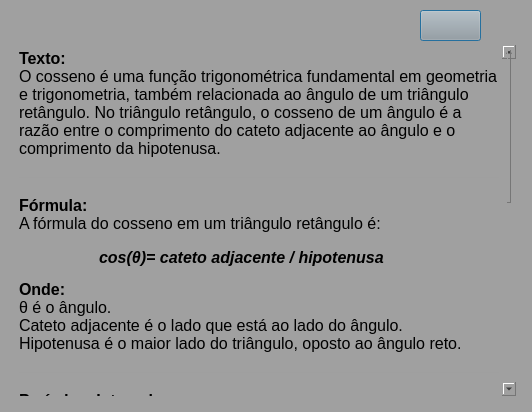
<?xml version="1.0" encoding="UTF-8"?>
<ui version="4.0">
 <class>Dialog</class>
 <widget class="QDialog" name="Dialog">
  <property name="geometry">
   <rect>
    <x>0</x>
    <y>0</y>
    <width>532</width>
    <height>412</height>
   </rect>
  </property>
  <property name="windowTitle">
   <string>Dialog</string>
  </property>
  <property name="styleSheet">
   <string notr="true">background-color:rgb(160, 160, 160);
padding: 5px</string>
  </property>
  <widget class="QTextEdit" name="textEditCotangente">
   <property name="geometry">
    <rect>
     <x>10</x>
     <y>40</y>
     <width>511</width>
     <height>361</height>
    </rect>
   </property>
   <property name="font">
    <font>
     <family>Segoe UI</family>
    </font>
   </property>
   <property name="cursor" stdset="0">
    <cursorShape>ArrowCursor</cursorShape>
   </property>
   <property name="styleSheet">
    <string notr="true">border: none</string>
   </property>
   <property name="readOnly">
    <bool>true</bool>
   </property>
   <property name="html">
    <string>&lt;!DOCTYPE HTML PUBLIC &quot;-//W3C//DTD HTML 4.0//EN&quot; &quot;http://www.w3.org/TR/REC-html40/strict.dtd&quot;&gt;
&lt;html&gt;&lt;head&gt;&lt;meta name=&quot;qrichtext&quot; content=&quot;1&quot; /&gt;&lt;style type=&quot;text/css&quot;&gt;
p, li { white-space: pre-wrap; }
&lt;/style&gt;&lt;/head&gt;&lt;body style=&quot; font-family:'Segoe UI'; font-size:8.25pt; font-weight:400; font-style:normal;&quot;&gt;
&lt;p style=&quot; margin-top:12px; margin-bottom:12px; margin-left:0px; margin-right:0px; -qt-block-indent:0; text-indent:0px;&quot;&gt;&lt;span style=&quot; font-size:12pt; font-weight:600;&quot;&gt;Texto:&lt;/span&gt;&lt;span style=&quot; font-size:12pt;&quot;&gt;&lt;br /&gt;O cosseno é uma função trigonométrica fundamental em geometria e trigonometria, também relacionada ao ângulo de um triângulo retângulo. No triângulo retângulo, o cosseno de um ângulo é a razão entre o comprimento do cateto adjacente ao ângulo e o comprimento da hipotenusa.&lt;/span&gt;&lt;/p&gt;
&lt;hr /&gt;
&lt;p style=&quot; margin-top:12px; margin-bottom:12px; margin-left:0px; margin-right:0px; -qt-block-indent:0; text-indent:0px;&quot;&gt;&lt;span style=&quot; font-size:12pt; font-weight:600;&quot;&gt;Fórmula:&lt;/span&gt;&lt;span style=&quot; font-size:12pt;&quot;&gt;&lt;br /&gt;A fórmula do cosseno em um triângulo retângulo é:&lt;/span&gt;&lt;/p&gt;
&lt;p style=&quot; margin-top:12px; margin-bottom:12px; margin-left:0px; margin-right:0px; -qt-block-indent:0; text-indent:0px;&quot;&gt;&lt;span style=&quot; font-size:12pt;&quot;&gt;	&lt;/span&gt;&lt;span style=&quot; font-size:12pt; font-weight:600; font-style:italic;&quot;&gt;cos⁡(θ)= cateto adjacente / hipotenusa&lt;/span&gt;&lt;/p&gt;
&lt;p style=&quot; margin-top:12px; margin-bottom:12px; margin-left:0px; margin-right:0px; -qt-block-indent:0; text-indent:0px;&quot;&gt;&lt;span style=&quot; font-size:12pt; font-weight:600;&quot;&gt;Onde:&lt;/span&gt;&lt;span style=&quot; font-size:12pt;&quot;&gt;&lt;br /&gt;θ é o ângulo.&lt;br /&gt;Cateto adjacente é o lado que está ao lado do ângulo.&lt;br /&gt;Hipotenusa é o maior lado do triângulo, oposto ao ângulo reto.&lt;/span&gt;&lt;/p&gt;
&lt;hr /&gt;
&lt;p style=&quot; margin-top:12px; margin-bottom:12px; margin-left:0px; margin-right:0px; -qt-block-indent:0; text-indent:0px;&quot;&gt;&lt;span style=&quot; font-size:12pt; font-weight:600;&quot;&gt;Período e Intervalo:&lt;/span&gt;&lt;span style=&quot; font-size:12pt;&quot;&gt;&lt;br /&gt;O cosseno de um ângulo é uma função periódica, o que significa que ela se repete em intervalos regulares.&lt;br /&gt;O intervalo de valores do cosseno é sempre entre -1 e 1.&lt;/span&gt;&lt;/p&gt;
&lt;p style=&quot; margin-top:12px; margin-bottom:12px; margin-left:0px; margin-right:0px; -qt-block-indent:0; text-indent:0px;&quot;&gt;&lt;span style=&quot; font-size:8pt;&quot;&gt;	                                    &lt;/span&gt;&lt;span style=&quot; font-size:12pt; font-weight:600; font-style:italic;&quot;&gt;1−1≤cos(θ)≤1&lt;/span&gt;&lt;/p&gt;
&lt;hr /&gt;
&lt;p style=&quot; margin-top:12px; margin-bottom:12px; margin-left:0px; margin-right:0px; -qt-block-indent:0; text-indent:0px;&quot;&gt;&lt;span style=&quot; font-size:12pt; font-weight:600;&quot;&gt;Características:&lt;/span&gt;&lt;span style=&quot; font-size:12pt;&quot;&gt;&lt;br /&gt;O cosseno é uma função suave, representada por uma curva chamada curva cossenoidal. Em um gráfico, ela também oscila entre -1 e 1 e possui um período de 360° ou 2π radianos.&lt;br /&gt;Diferente do seno, o cosseno começa no valor máximo (1) quando o ângulo é 0°. Assim como o seno, é essencial na descrição de fenômenos periódicos como ondas e oscilações.&lt;/span&gt;&lt;/p&gt;
&lt;hr /&gt;
&lt;p style=&quot; margin-top:12px; margin-bottom:12px; margin-left:0px; margin-right:0px; -qt-block-indent:0; text-indent:0px;&quot;&gt;&lt;span style=&quot; font-size:12pt; font-weight:600;&quot;&gt;Aplicações:&lt;/span&gt;&lt;span style=&quot; font-size:12pt;&quot;&gt;&lt;br /&gt;O cosseno é utilizado em diversas áreas, como:&lt;/span&gt;&lt;/p&gt;
&lt;p style=&quot; margin-top:12px; margin-bottom:12px; margin-left:0px; margin-right:0px; -qt-block-indent:0; text-indent:0px;&quot;&gt;&lt;span style=&quot; font-size:12pt;&quot;&gt;Cálculos de movimento e projeções em física.&lt;br /&gt;Análise de sinais em engenharia elétrica e telecomunicações.&lt;br /&gt;Cálculo de forças em estruturas na engenharia civil.&lt;br /&gt;Desenvolvimento de jogos, gráficos e animações em computação.&lt;/span&gt;&lt;/p&gt;&lt;/body&gt;&lt;/html&gt;</string>
   </property>
  </widget>
  <widget class="QPushButton" name="btnControlarScroll_2">
   <property name="geometry">
    <rect>
     <x>420</x>
     <y>10</y>
     <width>61</width>
     <height>31</height>
    </rect>
   </property>
   <property name="cursor">
    <cursorShape>PointingHandCursor</cursorShape>
   </property>
   <property name="text">
    <string/>
   </property>
  </widget>
 </widget>
 <resources/>
 <connections/>
</ui>
